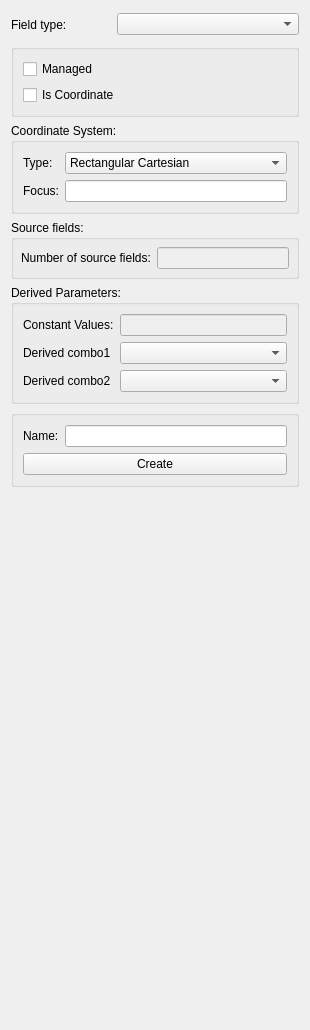
<?xml version="1.0" encoding="UTF-8"?>
<ui version="4.0">
 <class>FieldEditorWidget</class>
 <widget class="QWidget" name="FieldEditorWidget">
  <property name="enabled">
   <bool>true</bool>
  </property>
  <property name="geometry">
   <rect>
    <x>0</x>
    <y>0</y>
    <width>310</width>
    <height>1030</height>
   </rect>
  </property>
  <property name="sizePolicy">
   <sizepolicy hsizetype="Preferred" vsizetype="Preferred">
    <horstretch>0</horstretch>
    <verstretch>0</verstretch>
   </sizepolicy>
  </property>
  <property name="minimumSize">
   <size>
    <width>180</width>
    <height>0</height>
   </size>
  </property>
  <property name="windowTitle">
   <string>Field Editor</string>
  </property>
  <layout class="QGridLayout" name="gridLayout_2">
   <item row="0" column="0">
    <widget class="QLabel" name="field_type_label">
     <property name="sizePolicy">
      <sizepolicy hsizetype="Minimum" vsizetype="Preferred">
       <horstretch>0</horstretch>
       <verstretch>0</verstretch>
      </sizepolicy>
     </property>
     <property name="minimumSize">
      <size>
       <width>100</width>
       <height>27</height>
      </size>
     </property>
     <property name="text">
      <string>Field type:</string>
     </property>
    </widget>
   </item>
   <item row="0" column="1">
    <widget class="FieldTypeChooserWidget" name="field_type_chooser">
     <property name="sizePolicy">
      <sizepolicy hsizetype="Expanding" vsizetype="Fixed">
       <horstretch>0</horstretch>
       <verstretch>0</verstretch>
      </sizepolicy>
     </property>
     <property name="sizeAdjustPolicy">
      <enum>QComboBox::AdjustToContents</enum>
     </property>
    </widget>
   </item>
   <item row="3" column="0" colspan="2">
    <widget class="QGroupBox" name="sourcefields_groupbox">
     <property name="title">
      <string>Source fields:</string>
     </property>
     <layout class="QGridLayout" name="gridLayout_4">
      <property name="leftMargin">
       <number>7</number>
      </property>
      <property name="topMargin">
       <number>7</number>
      </property>
      <property name="rightMargin">
       <number>7</number>
      </property>
      <property name="bottomMargin">
       <number>7</number>
      </property>
      <item row="0" column="0">
       <widget class="QLabel" name="number_of_source_fields_label">
        <property name="text">
         <string>Number of source fields:</string>
        </property>
       </widget>
      </item>
      <item row="0" column="1">
       <widget class="QLineEdit" name="number_of_source_fields_lineedit">
        <property name="enabled">
         <bool>false</bool>
        </property>
       </widget>
      </item>
     </layout>
    </widget>
   </item>
   <item row="6" column="0">
    <spacer name="verticalSpacer">
     <property name="orientation">
      <enum>Qt::Vertical</enum>
     </property>
     <property name="sizeHint" stdset="0">
      <size>
       <width>20</width>
       <height>40</height>
      </size>
     </property>
    </spacer>
   </item>
   <item row="2" column="0" colspan="2">
    <widget class="QGroupBox" name="coordinate_system_groupbox">
     <property name="maximumSize">
      <size>
       <width>16777215</width>
       <height>16777215</height>
      </size>
     </property>
     <property name="title">
      <string>Coordinate System:</string>
     </property>
     <property name="flat">
      <bool>false</bool>
     </property>
     <layout class="QGridLayout" name="gridLayout">
      <item row="0" column="0">
       <widget class="QLabel" name="coordinate_system_type_label">
        <property name="text">
         <string>Type:</string>
        </property>
       </widget>
      </item>
      <item row="0" column="1">
       <widget class="FieldChooserWidget" name="coordinate_system_type_chooser">
        <property name="editable">
         <bool>false</bool>
        </property>
        <property name="sizeAdjustPolicy">
         <enum>QComboBox::AdjustToContents</enum>
        </property>
        <item>
         <property name="text">
          <string>Rectangular Cartesian</string>
         </property>
        </item>
        <item>
         <property name="text">
          <string>Cylindrial Polar</string>
         </property>
        </item>
        <item>
         <property name="text">
          <string>Spherical Polar</string>
         </property>
        </item>
        <item>
         <property name="text">
          <string>Prolate Spheroidal</string>
         </property>
        </item>
        <item>
         <property name="text">
          <string>Oblate Spheroidal</string>
         </property>
        </item>
        <item>
         <property name="text">
          <string>Fibre</string>
         </property>
        </item>
       </widget>
      </item>
      <item row="1" column="0">
       <widget class="QLabel" name="coordinate_system_focus_label">
        <property name="text">
         <string>Focus:</string>
        </property>
       </widget>
      </item>
      <item row="1" column="1">
       <widget class="QLineEdit" name="coordinate_system_focus_lineedit"/>
      </item>
     </layout>
    </widget>
   </item>
   <item row="4" column="0" colspan="2">
    <widget class="QGroupBox" name="derived_groupbox">
     <property name="title">
      <string>Derived Parameters:</string>
     </property>
     <layout class="QGridLayout" name="gridLayout_9">
      <item row="0" column="2">
       <widget class="QLineEdit" name="derived_values_lineedit">
        <property name="enabled">
         <bool>false</bool>
        </property>
       </widget>
      </item>
      <item row="1" column="2">
       <widget class="QComboBox" name="derived_chooser_1"/>
      </item>
      <item row="0" column="0">
       <widget class="QLabel" name="derived_values_label">
        <property name="text">
         <string>Constant Values:</string>
        </property>
       </widget>
      </item>
      <item row="1" column="0">
       <widget class="QLabel" name="derived_combo_label_1">
        <property name="text">
         <string>Derived combo1</string>
        </property>
       </widget>
      </item>
      <item row="2" column="0">
       <widget class="QLabel" name="derived_combo_label_2">
        <property name="text">
         <string>Derived combo2</string>
        </property>
       </widget>
      </item>
      <item row="2" column="2">
       <widget class="QComboBox" name="derived_chooser_2"/>
      </item>
     </layout>
    </widget>
   </item>
   <item row="1" column="0" colspan="2">
    <widget class="QGroupBox" name="general_groupbox">
     <property name="enabled">
      <bool>true</bool>
     </property>
     <property name="maximumSize">
      <size>
       <width>16777215</width>
       <height>16777215</height>
      </size>
     </property>
     <property name="title">
      <string/>
     </property>
     <property name="checkable">
      <bool>false</bool>
     </property>
     <layout class="QGridLayout" name="gridLayout_3">
      <item row="1" column="0">
       <widget class="QCheckBox" name="type_coordinate_checkbox">
        <property name="text">
         <string>Is Coordinate</string>
        </property>
       </widget>
      </item>
      <item row="0" column="0">
       <widget class="QCheckBox" name="managed_checkbox">
        <property name="text">
         <string>Managed</string>
        </property>
       </widget>
      </item>
     </layout>
    </widget>
   </item>
   <item row="5" column="0" colspan="2">
    <widget class="QGroupBox" name="create_group">
     <property name="minimumSize">
      <size>
       <width>180</width>
       <height>0</height>
      </size>
     </property>
     <property name="title">
      <string/>
     </property>
     <layout class="QFormLayout" name="formLayout">
      <item row="0" column="0">
       <widget class="QLabel" name="name_label">
        <property name="text">
         <string>Name:</string>
        </property>
       </widget>
      </item>
      <item row="1" column="0" colspan="2">
       <widget class="QPushButton" name="create_button">
        <property name="text">
         <string>Create</string>
        </property>
       </widget>
      </item>
      <item row="0" column="1">
       <widget class="QLineEdit" name="name_lineedit"/>
      </item>
     </layout>
    </widget>
   </item>
  </layout>
 </widget>
 <customwidgets>
  <customwidget>
   <class>FieldChooserWidget</class>
   <extends>QComboBox</extends>
   <header>opencmiss/zincwidgets/fieldchooserwidget.h</header>
  </customwidget>
  <customwidget>
   <class>FieldTypeChooserWidget</class>
   <extends>QComboBox</extends>
   <header>opencmiss/neon/ui/zincwidgets/fieldtypechooserwidget.h</header>
  </customwidget>
 </customwidgets>
 <resources/>
 <connections/>
 <slots>
  <slot>materialChanged(int)</slot>
  <slot>dataFieldChanged(int)</slot>
  <slot>glyphChanged(int)</slot>
  <slot>pointOrientationScaleFieldChanged(int)</slot>
  <slot>labelFieldChanged(int)</slot>
  <slot>pointBaseSizeEntered()</slot>
  <slot>pointScaleFactorsEntered()</slot>
  <slot>exteriorClicked(bool)</slot>
  <slot>isoscalarFieldChanged(int)</slot>
  <slot>faceChanged(int)</slot>
  <slot>wireframeClicked(bool)</slot>
  <slot>isovaluesEntered()</slot>
  <slot>lineShapeChanged(int)</slot>
  <slot>lineScaleFactorsEntered()</slot>
  <slot>lineOrientationScaleFieldChanged(int)</slot>
  <slot>lineBaseSizeEntered()</slot>
  <slot>streamVectorFieldChanged(int)</slot>
  <slot>streamlinesTrackLengthEntered()</slot>
  <slot>streamlinesTrackDirectionChanged(int)</slot>
  <slot>coordinateFieldChanged(int)</slot>
  <slot>samplingModeChanged(int)</slot>
  <slot>samplingDivisionsEntered()</slot>
  <slot>streamlinesColourDataTypeChanged(int)</slot>
  <slot>spectrumChanged(int)</slot>
  <slot>scenecoordinatesystemChanged(int)</slot>
  <slot>tessellationChanged(int)</slot>
 </slots>
</ui>
